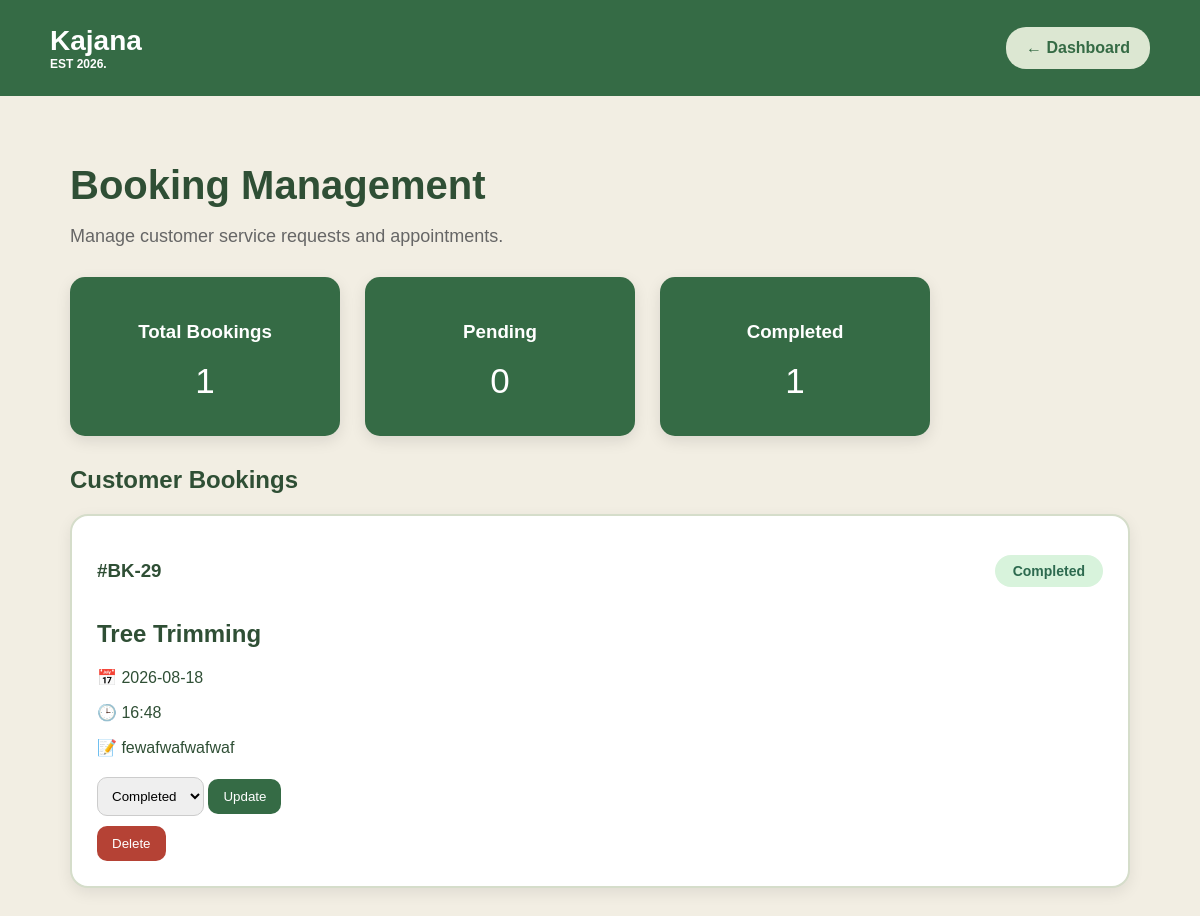
/booking_status, run on an earlier commit of the app's database.
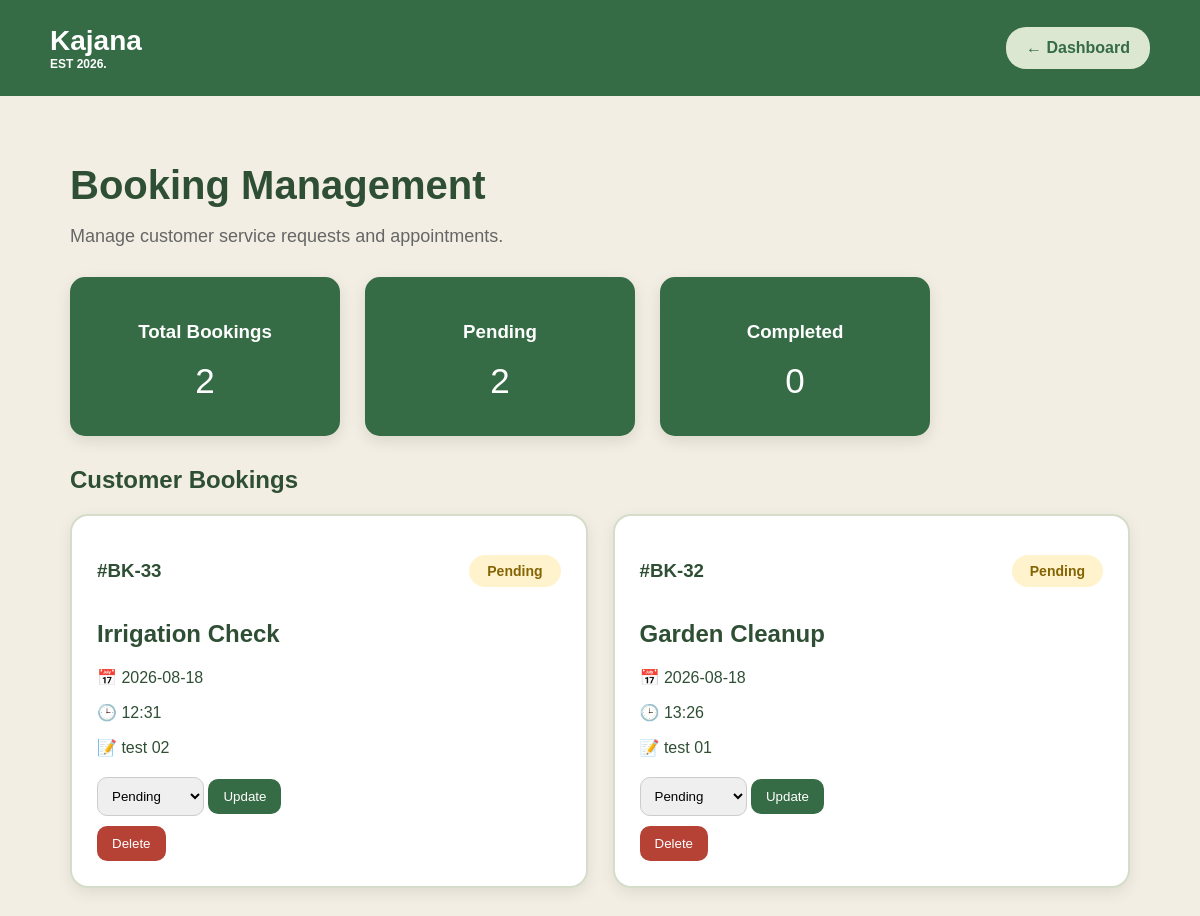
And on a later commit of the database.
### tables this page shows
CREATE TABLE bookings (
            booking_id INTEGER PRIMARY KEY AUTOINCREMENT,
            username TEXT NOT NULL,
            service TEXT NOT NULL,
            booking_date TEXT NOT NULL,
            booking_time TEXT NOT NULL,
            details TEXT,
            status TEXT NOT NULL
        );

### Kajana/app.py (the view, shortened to what this page needs)
@app.route("/booking_status")
def booking_status():
    connection = sqlite3.connect("Kajana.db")
    cursor = connection.cursor()
    cursor.execute("""
        SELECT *
        FROM bookings
        ORDER BY booking_id DESC
    """)
    bookings = cursor.fetchall()
    connection.close()
    total_bookings = len(bookings)
    pending_bookings = 0
    completed_bookings = 0
    for booking in bookings:
        status = booking[6].strip().lower()
        if status == "pending" or status == "confirmed":
            pending_bookings += 1
        if status == "completed":
            completed_bookings += 1
    return render_template(
        "booking_status.html",
        bookings=bookings,
        total_bookings=total_bookings,
        pending_bookings=pending_bookings,
        completed_bookings=completed_bookings
    )

### Kajana/templates/booking_status.html (shortened to what this page needs)
<!DOCTYPE html>
<html lang="en">
<head>
    <link rel="stylesheet" href="{{ url_for('static', filename='booking_status.css') }}">
</head>
<body>
<header>
    <div class="logo">
        Kajana
        <span>EST 2026.</span>
    </div>
    <a href="{{ url_for('dashboard') }}" class="back_button">
        ← Dashboard
    </a>
</header>
<main>
<h1>
    Booking Management
</h1>
<p class="subtitle">
    Manage customer service requests and appointments.
</p>
<div class="summary_cards">
    <div class="summary_card">
        <h3>Total Bookings</h3>
        <p>{{ total_bookings }}</p>
    </div>
    <div class="summary_card">
        <h3>Pending</h3>
        <p>{{ pending_bookings }}</p>
    </div>
    <div class="summary_card">
        <h3>Completed</h3>
        <p>{{ completed_bookings }}</p>
    </div>
</div>
<h2>
    Customer Bookings
</h2>
<div class="booking_container">
{% for booking in bookings %}
<div class="booking_card">
<div class="booking_top">
<h3>
    #BK-{{ booking[0] }}
</h3>
{% if booking[6] == "Completed" %}
<span class="status completed">
    Completed
</span>
{% elif booking[6] == "Pending" %}
<span class="status pending">
    Pending
</span>
{% elif booking[6] == "Confirmed" %}
<span class="status confirmed">
    Confirmed
</span>
{% elif booking[6] == "Cancelled" %}
<span class="status cancelled">
    Cancelled
</span>
{% endif %}
</div>
<h2>
    {{ booking[2] }}
</h2>
<p>
📅 {{ booking[3] }}
</p>
<p>
🕒 {{ booking[4] }}
</p>
<p>
📝 {{ booking[5] }}
</p>
<div class="actions">
<form action="{{ url_for('update_status', booking_id=booking[0]) }}" method="POST">
<select name="status">
<option value="Pending"
{% if booking[6] == "Pending" %}selected{% endif %}>
Pending
</option>
<option value="Completed"
{% if booking[6] == "Completed" %}selected{% endif %}>
Completed
</option>
</select>
<button type="submit">
Update
</button>
</form>
<form action="{{ url_for('delete_booking', booking_id=booking[0]) }}" method="POST">
<button class="delete_button" type="submit">
Delete
</button>
</form>
</div>
</div>
{% endfor %}
</div>
</main>
</body>
</html>

What changed in the data, as far as the page shows it:
removed bookings: booking_id "29", shows "Completed", service "Tree Trimming", booking_date "2026-08-18", booking_time "16:48", details "fewafwafwafwaf", status "Completed"
added bookings: booking_id "33", shows "Pending", service "Irrigation Check", booking_date "2026-08-18", booking_time "12:31", details "test 02", status "Pending"
added bookings: booking_id "32", shows "Pending", service "Garden Cleanup", booking_date "2026-08-18", booking_time "13:26", details "test 01", status "Pending"
Also different on the page:
{{ total_bookings }}: "1" → "2"
{{ pending_bookings }}: "0" → "2"
{{ completed_bookings }}: "1" → "0"
